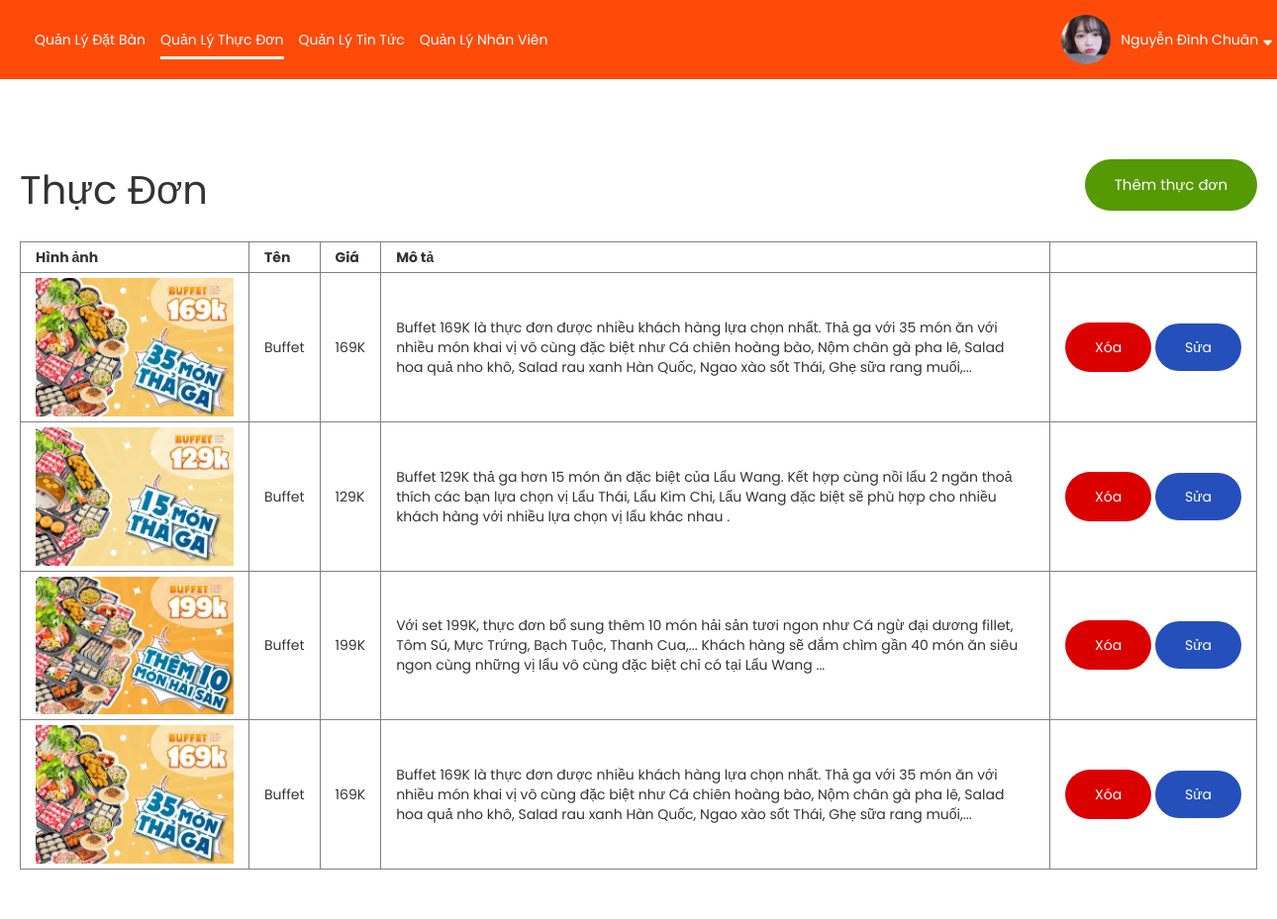
Page /page/admin/index.php?status=Menu_management (signed in) on the committed database.
### tables this page shows
CREATE TABLE `nhanvien` (
  `id` int(11) NOT NULL,
  `HoTen` varchar(50) DEFAULT NULL,
  `avatar` varchar(255) NOT NULL,
  `NgaySinh` date DEFAULT NULL,
  `SDT` varchar(12) DEFAULT NULL,
  `DiaChi` varchar(100) DEFAULT NULL,
  `gioitinh` tinyint(1) NOT NULL,
  `MatKhau` varchar(32) DEFAULT NULL,
  `userName` varchar(30) NOT NULL,
  `deleted` tinyint(1) NOT NULL,
  `ID_role` int(11) NOT NULL
);

CREATE TABLE `thucdon` (
  `Ma` int(11) NOT NULL,
  `Ten` varchar(50) DEFAULT NULL,
  `gia` int(11) DEFAULT NULL,
  `image` varchar(255) DEFAULT NULL,
  `MoTa` varchar(255) DEFAULT NULL
);

### page/admin/unitity/handel.php (called while the page is built, shortened)
<?php
    function getGet ($value) {
        if(isset($_GET[$value])) {
            $result = $_GET[$value];
            $result = fixSQLInjext($result);
            return $result;
        }
    }
    function fixSQLInjext ($sql) {
        $sql = str_replace('\\', '\\\\', $sql);
        $sql = str_replace('\'', '\\\'', $sql);
        return $sql;
    }

### page/admin/connect/views.php (called while the page is built, shortened)
<?php
    function renderViews ($sql, $isSingle=false) {
        $conn = new mysqli(Server,User,Password,Database);
        $data = null;
        mysqli_set_charset($conn,'utf-8');
        $result = $conn->query($sql);
        if($isSingle) {
            $data = mysqli_fetch_array($result,1);
        } else {
            $data = [];
            foreach($result as $item) {
                $data[] = $item;
            }
        }
        return $data;
    }

### page/admin/layout/Menu_management/viewsMenu.php (the view, shortened to what this page needs)
<div class="Category__right-item" id="menu" data="2">
    <div class="heading dflexCenter margin-bottom-20">
        <h2>Thực Đơn</h2>
        <button class="btn btn-success rounded btn-sizeL" style="font-size: 15px;">
            <a href="?status=Menu_management&act=add" class="colorWhite">Thêm thực đơn</a>
        </button>
    </div>
    <table border="1">
        <tr>
            <th>Hình ảnh</th>
            <th>Tên</th>
            <th>Giá</th>
            <th>Mô tả</th>
        </tr>
        <?php
            $sql = "SELECT * FROM thucdon";
            $result = renderViews($sql);
            foreach($result as $item) {
                echo '
                    <tr class="menuJS" data='.$item['Ma'].'>
                        <td style="width: 200px;"><img src="'.BASEURL.''.$item['image'].'" alt="" width="200px"></td>
                        <td>'.$item['Ten'].'</td>
                        <td>'.$item['gia'].'K</td>
                        <td>'.$item['MoTa'].'</td>
                        <td style="white-space: nowrap; width: 200px;">
                            <form action="" method="post">
                                <input type="text" name="ID" style="display: none;" value='.$item['Ma'].' readonly>
                                <input type="submit" class="btn btn-erorr btn-sizeL rounded colorWhite" name="DELETE" value="Xóa" onclick="return Click(this)">
                                <a href="?status=Menu_management&act=update&id='.$item['Ma'].'" class="btn btn-infor btn-a-sizeL rounded colorWhite">Sửa</a>
                            </form>
                        </td>
                    </tr>
                ';
            }
        ?>
    </table>
</div>

### page/admin/index.php (shortened to what this page needs)
<?php
    require_once "./unitity/handel.php";
    require_once "./connect/views.php";
    if(isset($_GET['status'])) {
        $status = getGet('status');
    } else {
        $status = 'Desk_Manager';
    }
?>
<!DOCTYPE html>
<html lang="en">
<head>
    <link rel="stylesheet" href="https://cdnjs.cloudflare.com/ajax/libs/font-awesome/6.0.0-beta3/css/all.min.css" />
    <link rel="stylesheet" href="https://cdnjs.cloudflare.com/ajax/libs/summernote/0.8.20/summernote-bs4.min.css">
    <link href="https://stackpath.bootstrapcdn.com/bootstrap/3.4.1/css/bootstrap.min.css" rel="stylesheet">
    <link href="https://cdn.jsdelivr.net/npm/summernote@0.8.18/dist/summernote.min.css" rel="stylesheet">
    <link rel="stylesheet" href="./css/globle.css">
    <link rel="stylesheet" href="./css/order.css">
    <link rel="stylesheet" href="./css/menu.css">
    <link rel="stylesheet" href="./css/news.css">
    <link rel="stylesheet" href="./css/profile.css">
    <link rel="stylesheet" href="./css/header.css">
</head>
<body>
    <?php require "./includes/header.php"?>
    <div class="margin-top-150"></div>
    <div class="container" style="padding-bottom: 50px;">
    <?php
        switch($status):
            case "Menu_management":
                require_once "./layout/Menu_management/index.php";
                break;
        endswitch;
    ?>
    </div>
</body>
</html>

### page/admin/includes/header.php (shortened to what this page needs)
<div class="header">
    <div class="container dflexCenter header__content">
        <div class="header__left">
            <ul class="header__left-nav dflexCenter">
                <li class="header__left-item <?=$status=='Desk_Manager'?'active-nav':false?>">
                    <a href="?status=Desk_Manager">Quản Lý Đặt Bàn</a>
                </li>
                <li class="header__left-item <?=$status=='Menu_management'?'active-nav':false?>">
                    <a href="?status=Menu_management">Quản Lý Thực Đơn</a>
                </li>
                <li class="header__left-item <?=$status=='News_management'?'active-nav':false?>">
                    <a href="?status=News_management">Quản Lý Tin Tức</a>
                </li>
                <li class="header__left-item <?=$status=='employee_manager'?'active-nav':false?>">
                    <a href="?status=employee_manager">Quản Lý Nhân Viên</a>
                </li>
            </ul>
        </div>
        <div class="header__right">
            <div class="header__right-user dflexCenter">
                <div class="user-img">
                    <?php
                        $sql = 'SELECT avatar FROM nhanvien WHERE nhanvien.userName = "'.$_SESSION['user'].'"';
                        $item = renderViews($sql,true);
                    ?>
                    <img src="<?=BASEURL.$item['avatar']?>" width="50" alt="">
                </div>
                <div class="user-name">
                    <span><?=$_SESSION['FullName']?></span>
                    <span>
                        <i class="fas fa-sort-down"></i>
                    </span>
                </div>
            </div>
        </div>
    </div>
</div>

### page/admin/layout/Menu_management/index.php
<?php
    if(isset($_GET['act'])) {
        require_once 'addUpdate.php';
    } else {
        require_once "viewsMenu.php";
    }
?>

### page/admin/css/globle.css (style rules this page uses)
* { margin: 0; padding: 0; box-sizing: border-box; }
:root { --primary-color: #fe4b09; --success-btn: #559904; --error-btn: #db0000; }
body,html { font-family: 'Lato', sans-serif; font-family: 'Poppins', sans-serif; transition: all .2s ease; }
a { text-decoration: none; color: initial; }
table { border: 1; border-collapse: collapse; width: 100%; }
td,th { padding: 5px 15px; }
ul,li { list-style: none; }
h2 { font-weight: normal; font-size: 40px; }
input { outline: none; }
.btn { outline: none; background-color: transparent; border: none; cursor: pointer; }
.btn-a-sizeL { padding: 14px 30px; }
.btn-sizeL { padding: 15px 30px; }
.btn-success { background-color: var(--success-btn) }
.btn-erorr { background-color: var(--error-btn) }
.btn-infor { background-color: #254fbb; }
.rounded { border-radius: 100rem; }
.container { width: 1280px; margin: 0 auto; }
.dflexCenter { display: flex; align-items: center; }
.margin-top-150 { width: 100%; display: block; height: 150px; }
.margin-bottom-20 { margin-bottom: 20px; }
.colorWhite { color: white; }

### page/admin/css/menu.css (style rules this page uses)
.heading { justify-content: space-between; }

### page/admin/css/header.css (style rules this page uses)
.header { position: fixed; top: 0; left: 0; right: 0; height: 80px; background-color: var(--primary-color); padding: 20px; z-index: 9999; }
.header__content::before, .header__content::after { display: none; }
.header__content { height: 100%; justify-content: space-between; }
.header__left,.header__right, .header__left-nav { height: 100%; }
.header__left-nav li { position: relative; margin-right: 15px; }
.header__left-nav li::before { content: ''; position: absolute; display: inline-block; width: 100%; height: 3px; background-color: white; bottom: 0; left: 0; opacity: 0; transition: all .2s ease; }
.header__left-nav li.active-nav::before, .header__left-nav li:hover::before { bottom: -10px; opacity: 1; vertical-align: middle; }
.header__left-nav li a { color: white; }
.header__right-user { width: 100%; height: 100%; }
.user-img { width: 50px; height: 50px; border-radius: 100rem; overflow: hidden; margin-right: 5px; cursor: pointer; }
.user-name { display: flex; align-items: center; cursor: pointer; position: relative; z-index: 9; }
.user-name span { margin-left: 5px; color: white; }

### rows in the picture
nhanvien: avatar (picture)
thucdon: image (picture), Ten "Buffet", gia "169", MoTa "Buffet 169K là thực đơn được nhiều khách hàng lựa chọn nhất. Thả ga với 35 món ăn với nhiều món khai vị vô cùng đặc biệt như Cá chiên hoàng bào, Nộm chân gà pha lê, Salad hoa quả nho khô, Salad rau xanh Hàn Quốc, Ngao xào sốt Thái, Ghẹ sữa rang muối,..."
thucdon: image (picture), Ten "Buffet", gia "129", MoTa "Buffet 129K thả ga hơn 15 món ăn đặc biệt của Lẩu Wang. Kết hợp cùng nồi lẩu 2 ngăn thoả thích các bạn lựa chọn vị Lẩu Thái, Lẩu Kim Chi, Lẩu Wang đặc biệt sẽ phù hợp cho nhiều khách hàng với nhiều lựa chọn vị lẩu khác nhau ."
thucdon: image (picture), Ten "Buffet", gia "199", MoTa "Với set 199K, thực đơn bổ sung thêm 10 món hải sản tươi ngon như Cá ngừ đại dương fillet, Tôm Sú, Mực Trứng, Bạch Tuộc, Thanh Cua,... Khách hàng sẽ đắm chìm gần 40 món ăn siêu ngon cùng những vị lẩu vô cùng đặc biệt chỉ có tại Lẩu Wang ..."
thucdon: image (picture), Ten "Buffet", gia "169", MoTa "Buffet 169K là thực đơn được nhiều khách hàng lựa chọn nhất. Thả ga với 35 món ăn với nhiều món khai vị vô cùng đặc biệt như Cá chiên hoàng bào, Nộm chân gà pha lê, Salad hoa quả nho khô, Salad rau xanh Hàn Quốc, Ngao xào sốt Thái, Ghẹ sữa rang muối,..."

### other values in the picture
$_SESSION['FullName'] "Nguyễn Đình Chuân"
